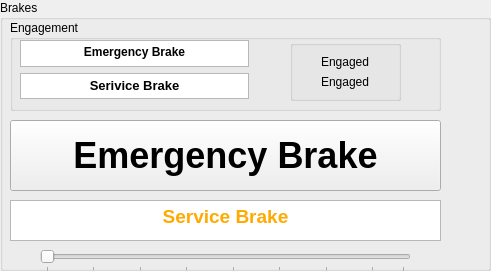
     <widget class="QGroupBox" name="brake_box">
      <property name="geometry">
       <rect>
        <x>500</x>
        <y>300</y>
        <width>491</width>
        <height>271</height>
       </rect>
      </property>
      <property name="title">
       <string>Brakes</string>
      </property>
      <widget class="QPushButton" name="e_brake_button">
       <property name="geometry">
        <rect>
         <x>10</x>
         <y>120</y>
         <width>431</width>
         <height>71</height>
        </rect>
       </property>
       <property name="font">
        <font>
         <pointsize>27</pointsize>
         <bold>true</bold>
        </font>
       </property>
       <property name="autoFillBackground">
        <bool>true</bool>
       </property>
       <property name="text">
        <string>Emergency Brake</string>
       </property>
      </widget>
      <widget class="QTextBrowser" name="s_brake_txt_2">
       <property name="geometry">
        <rect>
         <x>10</x>
         <y>200</y>
         <width>431</width>
         <height>41</height>
        </rect>
       </property>
       <property name="html">
        <string>&lt;!DOCTYPE HTML PUBLIC &quot;-//W3C//DTD HTML 4.0//EN&quot; &quot;http://www.w3.org/TR/REC-html40/strict.dtd&quot;&gt;
&lt;html&gt;&lt;head&gt;&lt;meta name=&quot;qrichtext&quot; content=&quot;1&quot; /&gt;&lt;meta charset=&quot;utf-8&quot; /&gt;&lt;style type=&quot;text/css&quot;&gt;
p, li { white-space: pre-wrap; }
hr { height: 1px; border-width: 0; }
li.unchecked::marker { content: &quot;\2610&quot;; }
li.checked::marker { content: &quot;\2612&quot;; }
&lt;/style&gt;&lt;/head&gt;&lt;body style=&quot; font-family:'Segoe UI'; font-size:9pt; font-weight:400; font-style:normal;&quot;&gt;
&lt;p align=&quot;center&quot; style=&quot; margin-top:0px; margin-bottom:0px; margin-left:0px; margin-right:0px; -qt-block-indent:0; text-indent:0px;&quot;&gt;&lt;span style=&quot; font-family:'MS Shell Dlg 2'; font-size:14pt; font-weight:600; color:#ffaa00;&quot;&gt;Service Brake&lt;/span&gt;&lt;/p&gt;&lt;/body&gt;&lt;/html&gt;</string>
       </property>
      </widget>
      <widget class="QGroupBox" name="engage_box">
       <property name="geometry">
        <rect>
         <x>10</x>
         <y>20</y>
         <width>431</width>
         <height>91</height>
        </rect>
       </property>
       <property name="title">
        <string>Engagement</string>
       </property>
       <widget class="QGroupBox" name="verticalGroupBox_3">
        <property name="geometry">
         <rect>
          <x>280</x>
          <y>20</y>
          <width>111</width>
          <height>61</height>
         </rect>
        </property>
        <layout class="QVBoxLayout" name="verticalLayout_4">
         <item alignment="Qt::AlignHCenter">
          <widget class="QLabel" name="e_label_display">
           <property name="text">
            <string>Engaged</string>
           </property>
          </widget>
         </item>
         <item alignment="Qt::AlignHCenter">
          <widget class="QLabel" name="s_label_display">
           <property name="text">
            <string>Engaged</string>
           </property>
          </widget>
         </item>
        </layout>
       </widget>
       <widget class="QTextBrowser" name="s_brake_txt">
        <property name="geometry">
         <rect>
          <x>10</x>
          <y>53</y>
          <width>229</width>
          <height>26</height>
         </rect>
        </property>
        <property name="html">
         <string>&lt;!DOCTYPE HTML PUBLIC &quot;-//W3C//DTD HTML 4.0//EN&quot; &quot;http://www.w3.org/TR/REC-html40/strict.dtd&quot;&gt;
&lt;html&gt;&lt;head&gt;&lt;meta name=&quot;qrichtext&quot; content=&quot;1&quot; /&gt;&lt;meta charset=&quot;utf-8&quot; /&gt;&lt;style type=&quot;text/css&quot;&gt;
p, li { white-space: pre-wrap; }
hr { height: 1px; border-width: 0; }
li.unchecked::marker { content: &quot;\2610&quot;; }
li.checked::marker { content: &quot;\2612&quot;; }
&lt;/style&gt;&lt;/head&gt;&lt;body style=&quot; font-family:'Segoe UI'; font-size:9pt; font-weight:400; font-style:normal;&quot;&gt;
&lt;p align=&quot;center&quot; style=&quot; margin-top:0px; margin-bottom:0px; margin-left:0px; margin-right:0px; -qt-block-indent:0; text-indent:0px;&quot;&gt;&lt;span style=&quot; font-family:'MS Shell Dlg 2'; font-size:10pt; font-weight:700;&quot;&gt;Serivice Brake&lt;/span&gt;&lt;/p&gt;&lt;/body&gt;&lt;/html&gt;</string>
        </property>
       </widget>
       <widget class="QTextBrowser" name="e_brake_txt">
        <property name="geometry">
         <rect>
          <x>10</x>
          <y>20</y>
          <width>229</width>
          <height>27</height>
         </rect>
        </property>
        <property name="html">
         <string>&lt;!DOCTYPE HTML PUBLIC &quot;-//W3C//DTD HTML 4.0//EN&quot; &quot;http://www.w3.org/TR/REC-html40/strict.dtd&quot;&gt;
&lt;html&gt;&lt;head&gt;&lt;meta name=&quot;qrichtext&quot; content=&quot;1&quot; /&gt;&lt;meta charset=&quot;utf-8&quot; /&gt;&lt;style type=&quot;text/css&quot;&gt;
p, li { white-space: pre-wrap; }
hr { height: 1px; border-width: 0; }
li.unchecked::marker { content: &quot;\2610&quot;; }
li.checked::marker { content: &quot;\2612&quot;; }
&lt;/style&gt;&lt;/head&gt;&lt;body style=&quot; font-family:'Segoe UI'; font-size:9pt; font-weight:400; font-style:normal;&quot;&gt;
&lt;p align=&quot;center&quot; style=&quot; margin-top:0px; margin-bottom:0px; margin-left:0px; margin-right:0px; -qt-block-indent:0; text-indent:0px;&quot;&gt;&lt;span style=&quot; font-family:'MS Shell Dlg 2'; font-weight:700;&quot;&gt;Emergency Brake&lt;/span&gt;&lt;/p&gt;&lt;/body&gt;&lt;/html&gt;</string>
        </property>
       </widget>
      </widget>
      <widget class="QSlider" name="s_slider">
       <property name="geometry">
        <rect>
         <x>40</x>
         <y>250</y>
         <width>371</width>
         <height>22</height>
        </rect>
       </property>
       <property name="minimum">
        <number>1</number>
       </property>
       <property name="maximum">
        <number>24</number>
       </property>
       <property name="pageStep">
        <number>8</number>
       </property>
       <property name="sliderPosition">
        <number>1</number>
       </property>
       <property name="orientation">
        <enum>Qt::Horizontal</enum>
       </property>
       <property name="invertedAppearance">
        <bool>false</bool>
       </property>
       <property name="tickPosition">
        <enum>QSlider::TicksBelow</enum>
       </property>
       <property name="tickInterval">
        <number>3</number>
       </property>
      </widget>
     </widget>
